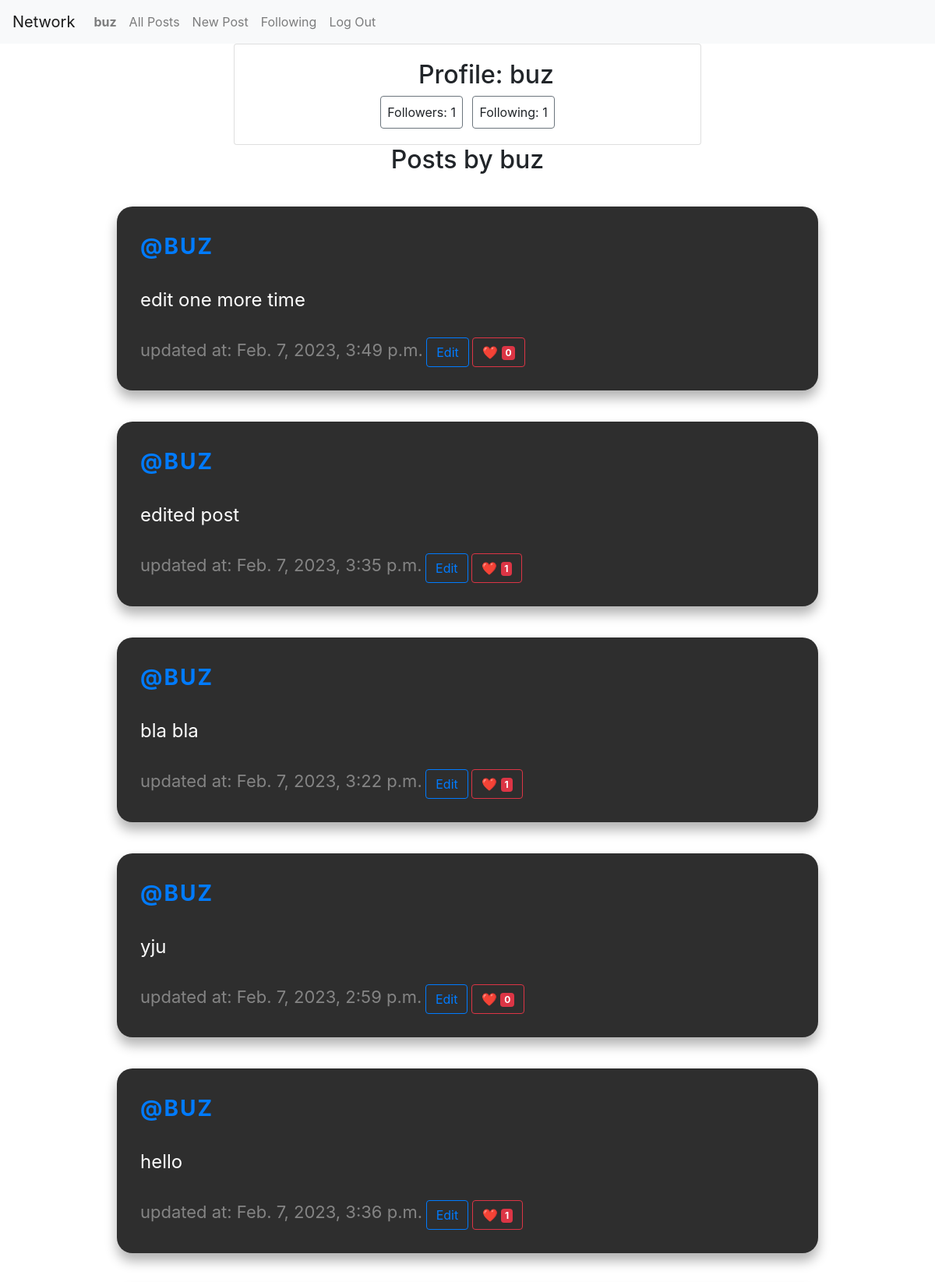
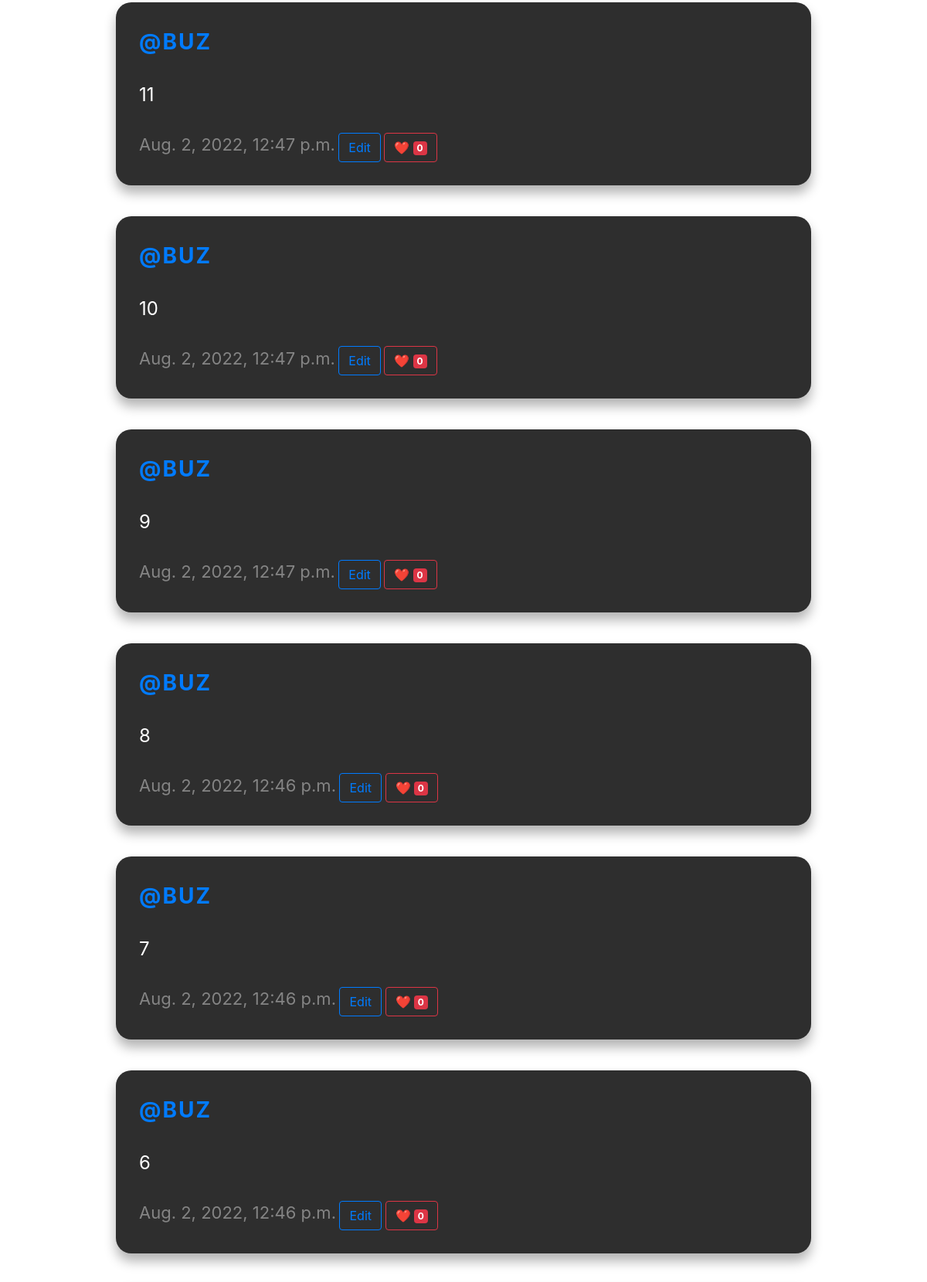
The app's page /profile/buz (signed in, upper part) with its own data (2 pictures, top to bottom).
### network/models.py (models this page shows, shortened)
class User(AbstractUser):
    pass

class Post(models.Model):
    user = models.ForeignKey(User, on_delete=models.CASCADE)
    content = models.TextField()
    created_at = models.DateTimeField(auto_now_add=True)
    updated_at = models.DateTimeField(auto_now=True)
    def likes_count(self):
        return self.likes.all().count()
    class Meta:
        ordering = ['-created_at']

### network/views.py (the view, shortened to what this page needs)
# urls.py: path("profile/<str:username>", views.user_profile, name="profile"),
@login_required
def user_profile(request, username):
    user = User.objects.get(username=username)
    posts = Post.objects.filter(user=user)
    following = Follow.objects.filter(user=user).count()
    followers = Follow.objects.filter(following=user).count()
    return render(request, "network/profile.html", {
        "user": user,
        "page_obj": posts,
        "following": following,
        "followers": followers,
    })

### network/templates/network/profile.html (shortened to what this page needs)
{% extends "network/layout.html" %}
{% load static %}
{% block body %}
<div class="card text-center w-50" style="margin-left: 25%" >
    <div class="card-body">
    <div class="ml-5" style="text-align:center"><h2>Profile: {{ user.username }}</h2></div>
    <div class="border border-secondary rounded p-2" style="display: inline-block;">Followers: {{ followers }}</div>
    <div class="border border-secondary rounded ml-2 p-2" style="display: inline-block;">Following: {{ following }}</div>
</div>
</div>
<h2 style="text-align:center">Posts by {{ user.username }}</h2>
{% include "network/common.html" %}
{% endblock %}

### network/templates/network/layout.html (shortened to what this page needs)
{% load static %}
<!DOCTYPE html>
<html lang="en">
    <head>
        <link rel="stylesheet" href="https://stackpath.bootstrapcdn.com/bootstrap/4.4.1/css/bootstrap.min.css">
        <link href="{% static 'network/styles.css' %}" rel="stylesheet">
    </head>
    <body>
        <nav class="navbar navbar-expand-lg navbar-light bg-light">
            <a class="navbar-brand" href="#">Network</a>
            <div>
              <ul class="navbar-nav mr-auto">
                {% if user.is_authenticated %}
                    <li class="nav-item">
                        <a class="nav-link" href="#"><strong>{{ request.user.username }}</strong></a>
                    </li>
                {% endif %}
                <li class="nav-item">
                  <a class="nav-link" href="{% url 'index' %}">All Posts</a>
                </li>
                {% if user.is_authenticated %}
                    <li class="nav-item">
                        <a class="nav-link" href="{% url 'new_post' %}">New Post</a>
                    </li>
                    <li class="nav-item">
                        <a class="nav-link" href="{% url 'following' %}">Following</a>
                    </li>
                    <li class="nav-item">
                        <a class="nav-link" href="{% url 'logout' %}">Log Out</a>
                    </li>
                {% endif %}
              </ul>
            </div>
          </nav>
        <div class="body">
            {% block body %}
            {% endblock %}
        </div>
    </body>
</html>

### network/templates/network/common.html (shortened to what this page needs)
<div>
    {% for post in page_obj %}
    <div class="tweet-container">
        <div class="tweet" data-post-id="{{ post.id }}">
          <div class="tweet-header">
            <span class="tweet-author-name"><a href="{% url 'profile' username=post.user %}">
                @{{ post.user }} </a></span>
          </div>
          <p class="tweet-content">{{ post.content }}</p>
          <div class="tweet-footer">
            {% if post.created_at != post.updated_at %}
              <span class="tweet-date">updated at: {{ post.updated_at }}</span>
              {% else %}
                <span class="tweet-date">{{ post.created_at }}</span>
              {% endif %}
            {% if post.user == user %}
            <button class="btn  btn-outline-primary" id="edit-button" onclick="editPost(this)">Edit</button>
            {% endif %}
            <button type="button" class="btn btn-outline-danger like-button" data-post-id="{{ post.id }}" data-page="{{ page }}" onclick="likePost(this)" id="like-button">
              <span class="heart">❤️</span>
              <span class="like-count badge badge-danger">{{ post.likes_count }}</span>
            </button>
          </div>
        </div>
      </div>
    {% endfor %}
    </div>

### network/static/network/styles.css (style rules this page uses)
.tweet-container { width: 900px; margin: 0 auto; }
.tweet { max-width: 100%; background-color: #2e2e2e; color: #fff; padding: 30px; border-radius: 20px; box-shadow: 0 10px 15px rgba(0, 0, 0, 0.3); margin: 40px 0; }
.tweet-header { margin-bottom: 30px; }
.tweet-author-name { font-size: 28px; font-weight: bold; text-transform: uppercase; letter-spacing: 2px; }
.tweet-footer { margin-top: 30px; }
.tweet-date { font-size: 22px; color: #848484; }
.tweet-content { font-size: 24px; line-height: 1.5; text-align: justify; }

### records on screen
User: user.username "buz", username "buz"
Post: user "BUZ", content "edit one more time", updated_at "Feb. 7, 2023, 3:49 p.m.", shows "Edit", likes_count "0"
Post: user "BUZ", content "edited post", updated_at "Feb. 7, 2023, 3:35 p.m.", shows "Edit", likes_count "1"
Post: user "BUZ", content "bla bla", updated_at "Feb. 7, 2023, 3:22 p.m.", shows "Edit", likes_count "1"
Post: user "BUZ", content "yju", updated_at "Feb. 7, 2023, 2:59 p.m.", shows "Edit", likes_count "0"
Post: user "BUZ", content "hello", updated_at "Feb. 7, 2023, 3:36 p.m.", shows "Edit", likes_count "1"
Post: user "BUZ", content "11", created_at "Aug. 2, 2022, 12:47 p.m.", shows "Edit", likes_count "0"
Post: user "BUZ", content "10", created_at "Aug. 2, 2022, 12:47 p.m.", shows "Edit", likes_count "0"
Post: user "BUZ", content "9", created_at "Aug. 2, 2022, 12:47 p.m.", shows "Edit", likes_count "0"
Post: user "BUZ", content "8", created_at "Aug. 2, 2022, 12:46 p.m.", shows "Edit", likes_count "0"
Post: user "BUZ", content "7", created_at "Aug. 2, 2022, 12:46 p.m.", shows "Edit", likes_count "0"
Post: user "BUZ", content "6", created_at "Aug. 2, 2022, 12:46 p.m.", shows "Edit", likes_count "0"

### other values on screen
{{ followers }} "1"
{{ following }} "1"
